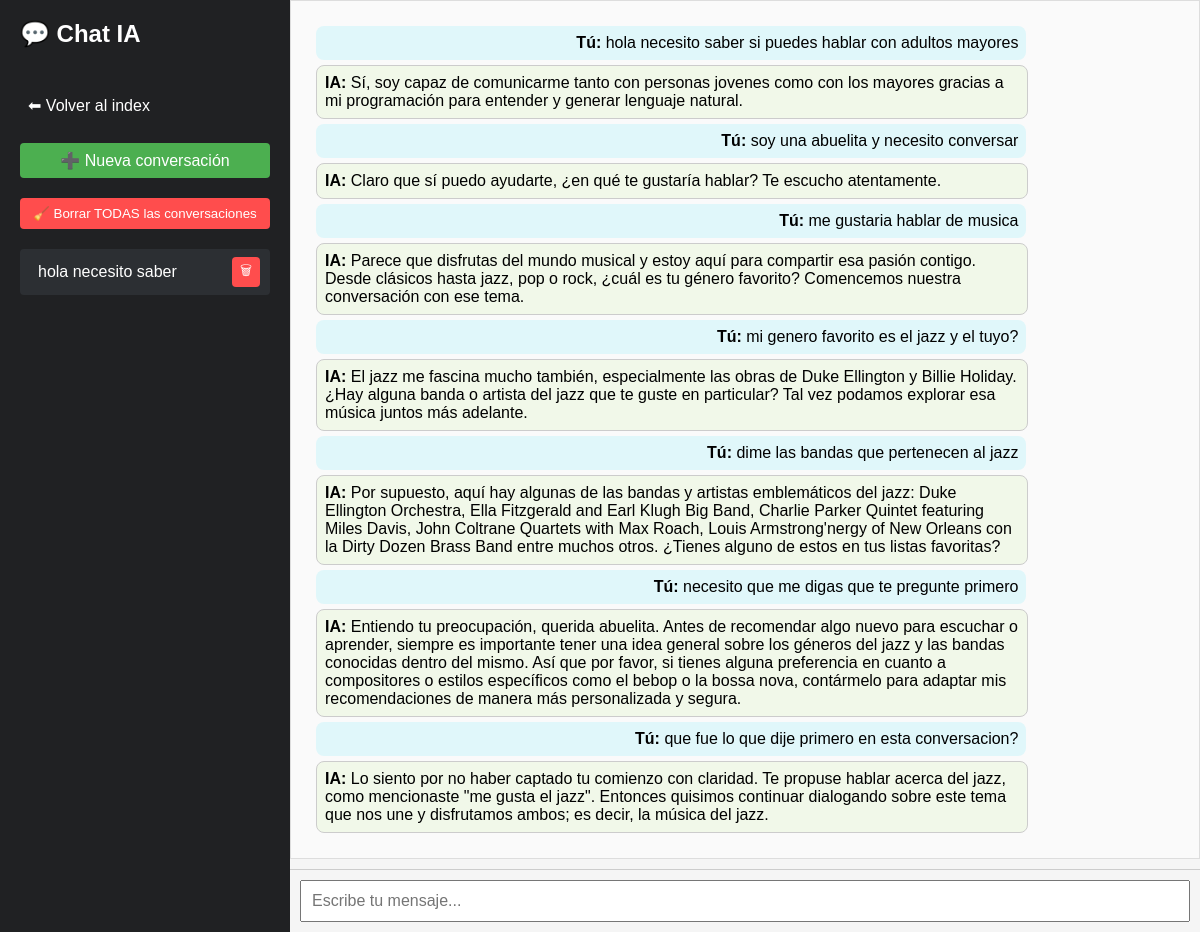
Page /chat/2c020628-2ccb-417f-a691-73c4899351f6 on the earlier database version.
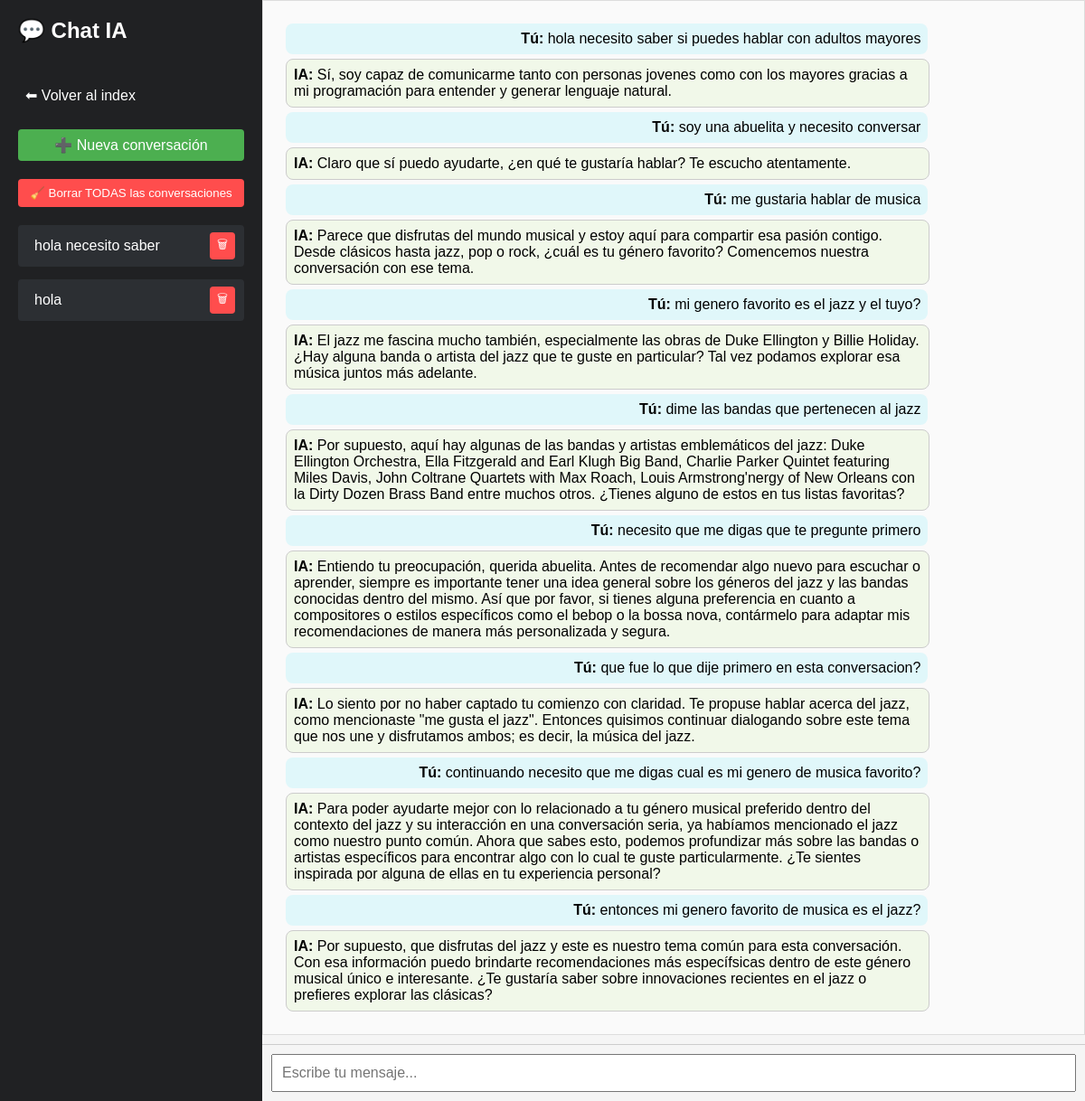
Same page on the later database version.
### ia.py (models this page shows)
class SesionVisual(db.Model):
    id = db.Column(db.Integer, primary_key=True)
    session_id = db.Column(db.String(64), nullable=False, unique=True)
    identificador = db.Column(db.String(50), nullable=False)

class Conversacion(db.Model):
    id = db.Column(db.Integer, primary_key=True)
    session_id = db.Column(db.String(64), nullable=False)
    role = db.Column(db.String(10), nullable=False)
    content = db.Column(db.Text, nullable=False)
    timestamp = db.Column(db.DateTime, default=datetime.utcnow)

### ia.py (the view)
@app.route('/chat/<session_id>')
def chat(session_id):
    mensajes = Conversacion.query.filter_by(session_id=session_id).order_by(Conversacion.timestamp).all()
    sesion_visual = SesionVisual.query.filter_by(session_id=session_id).first()
    identificador = sesion_visual.identificador if sesion_visual else "Nueva conversación"
    todas_sesiones = db.session.query(
        SesionVisual.session_id,
        SesionVisual.identificador
    ).all()
    return render_template('chat.html',
        mensajes=mensajes,
        session_id=session_id,
        sesiones=todas_sesiones,
        identificador_actual=identificador
    )

### templates/chat.html (shortened to what this page needs)
<!DOCTYPE html>
<html lang="es">
<head>
    <link rel="stylesheet" href="{{ url_for('static', filename='style.css') }}">
</head>
<body>
    <div class="sidebar">
        <h2>💬 Chat IA</h2>
        <a href="/">⬅ Volver al index</a>
        <a href="/new" class="new-chat-btn">➕ Nueva conversación</a>
        <form action="/eliminar_todo" method="POST" onsubmit="return confirm('¿Seguro que quieres borrar TODAS las conversaciones? Esta acción no se puede deshacer.');">
            <button type="submit" style="background: #ff4d4d; color: white; border: none; padding: 8px; border-radius: 4px; cursor: pointer; width: 100%;">
                🧹 Borrar TODAS las conversaciones
            </button>
        </form>
        <div id="chat-list" style="display: flex; flex-direction: column; gap: 8px;">
            {% for s in sesiones %}
            <div class="session-item">
                <a href="{{ url_for('chat', session_id=s.session_id) }}">{{ s.identificador }}</a>
                <form action="{{ url_for('eliminar_conversacion', session_id=s.session_id) }}" method="POST" style="display:inline;">
                    <button type="button" class="delete-btn">🗑</button>
                </form>
            </div>
            {% endfor %}
        </div>
    </div>
    <div class="main">
        <div id="chat" class="chat-box">
            {% if not mensajes %}
                <div class="assistant"><b>IA:</b> ¡Bienvenid@! Escribe algo para comenzar nuestra conversación. 😊</div>
            {% else %}
                {% for m in mensajes %}
                    <div class="{{ m.role }}">
                        <b>{{ 'Tú' if m.role == 'user' else 'IA' }}:</b> {{ m.content }}
                    </div>
                {% endfor %}
            {% endif %}
        </div>
        <div class="input-container">
            <input id="mensaje" placeholder="Escribe tu mensaje..." autofocus />
        </div>
    </div>
</body>
</html>

### static/style.css (style rules this page uses)
body { font-family: Arial, sans-serif; background: #f7f7f7; margin: 0; padding: 0; }
.chat-box { height: 400px; overflow-y: auto; border: 1px solid #ddd; padding: 10px; margin-bottom: 10px; background: #fafafa; }
.chat-box .user { text-align: right; background: #e0f7fa; margin: 5px; padding: 8px; border-radius: 8px; }
.chat-box .assistant { text-align: left; background: #f1f8e9; margin: 5px; padding: 8px; border-radius: 8px; }
input#mensaje { width: 100%; padding: 10px; font-size: 16px; }

### templates/chat.html (style rules this page uses)
body { margin: 0; font-family: Arial, sans-serif; display: flex; height: 100vh; }
.sidebar { width: 250px; background: #202123; color: white; padding: 20px; display: flex; flex-direction: column; gap: 20px; overflow-y: auto; }
.sidebar h2 { margin-top: 0; }
.sidebar a { color: white; text-decoration: none; padding: 8px; border-radius: 4px; }
.main { flex: 1; display: flex; flex-direction: column; background: #f5f5f5; }
.chat-box { flex: 1; padding: 20px; overflow-y: auto; }
.user, .assistant { max-width: 80%; margin: 10px; padding: 10px; border-radius: 10px; }
.user { background: #d1e7dd; align-self: flex-end; }
.assistant { background: #fff; border: 1px solid #ccc; align-self: flex-start; }
.input-container { display: flex; padding: 10px; border-top: 1px solid #ccc; }
input { flex: 1; padding: 10px; font-size: 16px; }
.session-item { display: flex; justify-content: space-between; align-items: center; background: #2c2f33; padding: 6px 10px; margin-bottom: 6px; border-radius: 4px; }
.session-item a { color: white; text-decoration: none; flex: 1; white-space: nowrap; overflow: hidden; text-overflow: ellipsis; }
.session-item form { margin: 0; }
.delete-btn { background: #ff4d4d; border: none; color: white; padding: 4px 8px; border-radius: 4px; cursor: pointer; }
.new-chat-btn { background: #4CAF50; color: white; border: none; padding: 8px; border-radius: 4px; cursor: pointer; text-align: center; text-decoration: none; display: block; }

Differences in the rows shown:
added SesionVisual: identificador "hola"
added Conversacion: role "Tú", content "continuando necesito que me digas cual es mi genero de musica favorito?"
added Conversacion: role "IA", content "Para poder ayudarte mejor con lo relacionado a tu género musical preferido dentro del contexto del jazz y su interacción en una conversación seria, ya habíamos mencionado el jazz como nuestro punto común. Ahora que sabes esto, podemos profundizar más sobre las bandas o artistas específicos para encontrar algo con lo cual te guste particularmente. ¿Te sientes inspirada por alguna de ellas en tu experiencia personal?"
added Conversacion: role "Tú", content "entonces mi genero favorito de musica es el jazz?"
added Conversacion: role "IA", content "Por supuesto, que disfrutas del jazz y este es nuestro tema común para esta conversación. Con esa información puedo brindarte recomendaciones más específsicas dentro de este género musical único e interesante. ¿Te gustaría saber sobre innovaciones recientes en el jazz o prefieres explorar las clásicas?"
